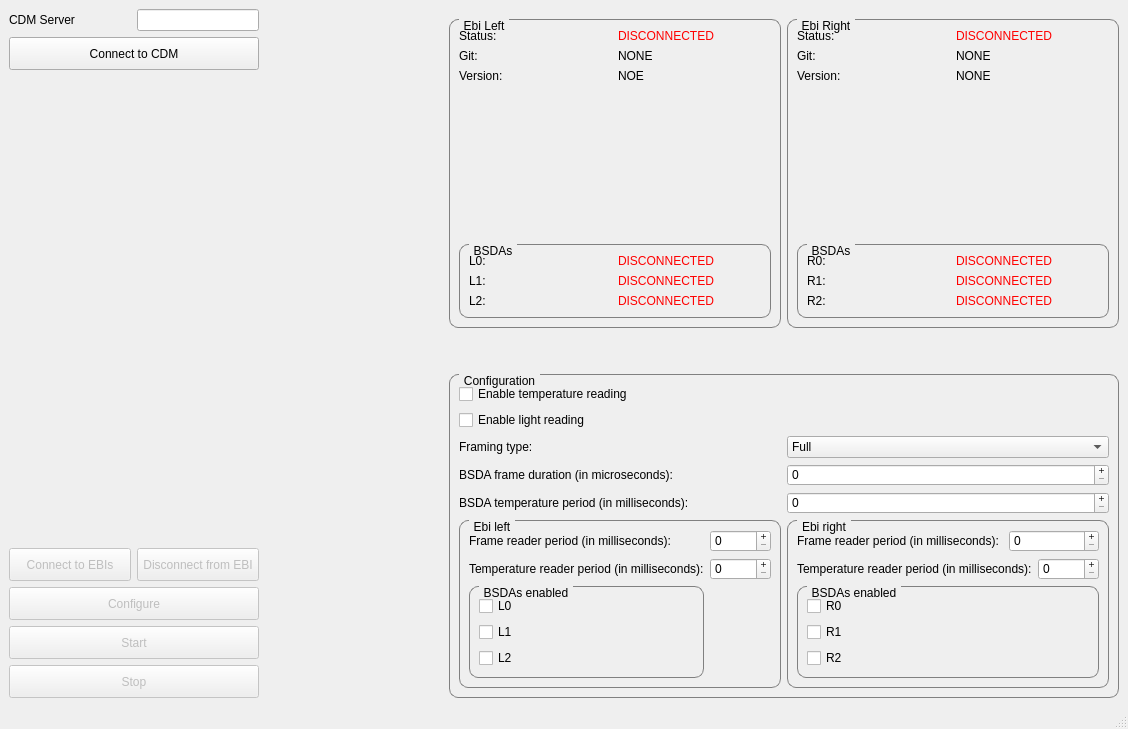
<?xml version="1.0" encoding="UTF-8"?>
<ui version="4.0">
 <class>MainWindow</class>
 <widget class="QMainWindow" name="MainWindow">
  <property name="geometry">
   <rect>
    <x>0</x>
    <y>0</y>
    <width>1128</width>
    <height>729</height>
   </rect>
  </property>
  <widget class="QWidget" name="Widget">
   <property name="windowTitle">
    <string>Widget</string>
   </property>
   <layout class="QGridLayout" name="gridLayout_2">
    <property name="sizeConstraint">
     <enum>QLayout::SizeConstraint::SetMaximumSize</enum>
    </property>
    <item row="0" column="2" rowspan="2">
     <layout class="QVBoxLayout" name="verticalLayout">
      <property name="sizeConstraint">
       <enum>QLayout::SizeConstraint::SetMaximumSize</enum>
      </property>
      <property name="leftMargin">
       <number>10</number>
      </property>
      <property name="topMargin">
       <number>10</number>
      </property>
      <item>
       <layout class="QHBoxLayout" name="horizontalLayout">
        <property name="sizeConstraint">
         <enum>QLayout::SizeConstraint::SetMaximumSize</enum>
        </property>
        <item>
         <widget class="QGroupBox" name="groupBox_2">
          <property name="styleSheet">
           <string notr="true">QGroupBox {
    border: 1px solid gray;
    border-radius: 9px;
    margin-top: 0.5em;
}

QGroupBox::title {
    subcontrol-origin: margin;
    left: 10px;
    padding: 0 3px 0 3px;
}</string>
          </property>
          <property name="title">
           <string>Ebi Left</string>
          </property>
          <layout class="QGridLayout" name="gridLayout_3">
           <item row="4" column="0" colspan="2">
            <widget class="QGroupBox" name="groupBox_3">
             <property name="title">
              <string>BSDAs</string>
             </property>
             <layout class="QGridLayout" name="gridLayout_5">
              <item row="0" column="0">
               <widget class="QLabel" name="label_6">
                <property name="text">
                 <string>L0:</string>
                </property>
               </widget>
              </item>
              <item row="1" column="0">
               <widget class="QLabel" name="label_8">
                <property name="text">
                 <string>L1:</string>
                </property>
               </widget>
              </item>
              <item row="0" column="1">
               <widget class="QLabel" name="bsdaL0Label">
                <property name="styleSheet">
                 <string notr="true">color: red;</string>
                </property>
                <property name="text">
                 <string>DISCONNECTED</string>
                </property>
               </widget>
              </item>
              <item row="1" column="1">
               <widget class="QLabel" name="bsdaL1Label">
                <property name="styleSheet">
                 <string notr="true">color: red;</string>
                </property>
                <property name="text">
                 <string>DISCONNECTED</string>
                </property>
               </widget>
              </item>
              <item row="2" column="0">
               <widget class="QLabel" name="label_10">
                <property name="text">
                 <string>L2:</string>
                </property>
               </widget>
              </item>
              <item row="2" column="1">
               <widget class="QLabel" name="bsdaL2Label">
                <property name="styleSheet">
                 <string notr="true">color: red;</string>
                </property>
                <property name="text">
                 <string>DISCONNECTED</string>
                </property>
               </widget>
              </item>
             </layout>
            </widget>
           </item>
           <item row="1" column="0">
            <widget class="QLabel" name="label_18">
             <property name="text">
              <string>Git:</string>
             </property>
            </widget>
           </item>
           <item row="2" column="0">
            <widget class="QLabel" name="label_20">
             <property name="text">
              <string>Version:</string>
             </property>
            </widget>
           </item>
           <item row="0" column="1">
            <widget class="QLabel" name="label_ebi_left_status">
             <property name="styleSheet">
              <string notr="true">color: red;</string>
             </property>
             <property name="text">
              <string>DISCONNECTED</string>
             </property>
            </widget>
           </item>
           <item row="2" column="1">
            <widget class="QLabel" name="label_ebi_left_version">
             <property name="text">
              <string>NOE</string>
             </property>
            </widget>
           </item>
           <item row="0" column="0">
            <widget class="QLabel" name="label_2">
             <property name="text">
              <string>Status:</string>
             </property>
            </widget>
           </item>
           <item row="1" column="1">
            <widget class="QLabel" name="label_ebi_left_git">
             <property name="text">
              <string>NONE</string>
             </property>
            </widget>
           </item>
           <item row="3" column="0" colspan="2">
            <spacer name="verticalSpacer_2">
             <property name="orientation">
              <enum>Qt::Orientation::Vertical</enum>
             </property>
             <property name="sizeType">
              <enum>QSizePolicy::Policy::MinimumExpanding</enum>
             </property>
             <property name="sizeHint" stdset="0">
              <size>
               <width>20</width>
               <height>40</height>
              </size>
             </property>
            </spacer>
           </item>
          </layout>
         </widget>
        </item>
        <item>
         <widget class="QGroupBox" name="groupBox">
          <property name="styleSheet">
           <string notr="true">QGroupBox {
    border: 1px solid gray;
    border-radius: 9px;
    margin-top: 0.5em;
}

QGroupBox::title {
    subcontrol-origin: margin;
    left: 10px;
    padding: 0 3px 0 3px;
}</string>
          </property>
          <property name="title">
           <string>Ebi Right</string>
          </property>
          <layout class="QGridLayout" name="gridLayout_4">
           <item row="1" column="0">
            <widget class="QLabel" name="label_22">
             <property name="text">
              <string>Git:</string>
             </property>
            </widget>
           </item>
           <item row="2" column="0">
            <widget class="QLabel" name="label_24">
             <property name="text">
              <string>Version:</string>
             </property>
            </widget>
           </item>
           <item row="0" column="0">
            <widget class="QLabel" name="label_3">
             <property name="text">
              <string>Status:</string>
             </property>
            </widget>
           </item>
           <item row="4" column="0" colspan="2">
            <widget class="QGroupBox" name="groupBox_4">
             <property name="title">
              <string>BSDAs</string>
             </property>
             <layout class="QGridLayout" name="gridLayout_6">
              <item row="0" column="0">
               <widget class="QLabel" name="label_13">
                <property name="text">
                 <string>R0:</string>
                </property>
               </widget>
              </item>
              <item row="0" column="1">
               <widget class="QLabel" name="bsdaR0Label">
                <property name="styleSheet">
                 <string notr="true">color: red;</string>
                </property>
                <property name="text">
                 <string>DISCONNECTED</string>
                </property>
               </widget>
              </item>
              <item row="1" column="0">
               <widget class="QLabel" name="label_15">
                <property name="text">
                 <string>R1:</string>
                </property>
               </widget>
              </item>
              <item row="1" column="1">
               <widget class="QLabel" name="bsdaR1Label">
                <property name="styleSheet">
                 <string notr="true">color: red;</string>
                </property>
                <property name="text">
                 <string>DISCONNECTED</string>
                </property>
               </widget>
              </item>
              <item row="2" column="0">
               <widget class="QLabel" name="label_17">
                <property name="text">
                 <string>R2:</string>
                </property>
               </widget>
              </item>
              <item row="2" column="1">
               <widget class="QLabel" name="bsdaR2Label">
                <property name="styleSheet">
                 <string notr="true">color: red;</string>
                </property>
                <property name="text">
                 <string>DISCONNECTED</string>
                </property>
               </widget>
              </item>
             </layout>
            </widget>
           </item>
           <item row="2" column="1">
            <widget class="QLabel" name="label_ebi_right_version">
             <property name="text">
              <string>NONE</string>
             </property>
            </widget>
           </item>
           <item row="0" column="1">
            <widget class="QLabel" name="label_ebi_right_status">
             <property name="styleSheet">
              <string notr="true">color: red;</string>
             </property>
             <property name="text">
              <string>DISCONNECTED</string>
             </property>
            </widget>
           </item>
           <item row="1" column="1">
            <widget class="QLabel" name="label_ebi_right_git">
             <property name="text">
              <string>NONE</string>
             </property>
            </widget>
           </item>
           <item row="3" column="0" colspan="2">
            <spacer name="verticalSpacer_3">
             <property name="orientation">
              <enum>Qt::Orientation::Vertical</enum>
             </property>
             <property name="sizeType">
              <enum>QSizePolicy::Policy::MinimumExpanding</enum>
             </property>
             <property name="sizeHint" stdset="0">
              <size>
               <width>20</width>
               <height>40</height>
              </size>
             </property>
            </spacer>
           </item>
          </layout>
         </widget>
        </item>
       </layout>
      </item>
      <item>
       <spacer name="verticalSpacer_4">
        <property name="orientation">
         <enum>Qt::Orientation::Vertical</enum>
        </property>
        <property name="sizeType">
         <enum>QSizePolicy::Policy::Maximum</enum>
        </property>
        <property name="sizeHint" stdset="0">
         <size>
          <width>20</width>
          <height>40</height>
         </size>
        </property>
       </spacer>
      </item>
      <item>
       <widget class="QGroupBox" name="groupBox_5">
        <property name="styleSheet">
         <string notr="true">QGroupBox {
    border: 1px solid gray;
    border-radius: 9px;
    margin-top: 0.5em;
}

QGroupBox::title {
    subcontrol-origin: margin;
    left: 10px;
    padding: 0 3px 0 3px;
}</string>
        </property>
        <property name="title">
         <string>Configuration</string>
        </property>
        <property name="flat">
         <bool>false</bool>
        </property>
        <layout class="QGridLayout" name="gridLayout_7">
         <property name="sizeConstraint">
          <enum>QLayout::SizeConstraint::SetMaximumSize</enum>
         </property>
         <item row="2" column="1">
          <widget class="QCheckBox" name="enableLightCheckBox">
           <property name="text">
            <string>Enable light reading</string>
           </property>
          </widget>
         </item>
         <item row="0" column="1">
          <widget class="QCheckBox" name="enableTemperatureCheckBox">
           <property name="text">
            <string>Enable temperature reading</string>
           </property>
          </widget>
         </item>
         <item row="3" column="1">
          <widget class="QLabel" name="label_26">
           <property name="sizePolicy">
            <sizepolicy hsizetype="Preferred" vsizetype="Preferred">
             <horstretch>0</horstretch>
             <verstretch>0</verstretch>
            </sizepolicy>
           </property>
           <property name="text">
            <string>Framing type:</string>
           </property>
          </widget>
         </item>
         <item row="5" column="2">
          <widget class="QSpinBox" name="temperaturePeriodMsSpinBox">
           <property name="alignment">
            <set>Qt::AlignmentFlag::AlignLeading|Qt::AlignmentFlag::AlignLeft|Qt::AlignmentFlag::AlignVCenter</set>
           </property>
           <property name="buttonSymbols">
            <enum>QAbstractSpinBox::ButtonSymbols::PlusMinus</enum>
           </property>
           <property name="maximum">
            <number>90000</number>
           </property>
           <property name="singleStep">
            <number>100</number>
           </property>
          </widget>
         </item>
         <item row="3" column="2">
          <widget class="QComboBox" name="framingTypeComboBox">
           <property name="sizePolicy">
            <sizepolicy hsizetype="Preferred" vsizetype="Fixed">
             <horstretch>0</horstretch>
             <verstretch>0</verstretch>
            </sizepolicy>
           </property>
           <item>
            <property name="text">
             <string extracomment="Framing type">Full </string>
            </property>
           </item>
           <item>
            <property name="text">
             <string>Sum</string>
            </property>
           </item>
           <item>
            <property name="text">
             <string>Sum squared</string>
            </property>
           </item>
           <item>
            <property name="text">
             <string>Histogram</string>
            </property>
           </item>
           <item>
            <property name="text">
             <string>Test</string>
            </property>
           </item>
          </widget>
         </item>
         <item row="7" column="1">
          <widget class="QGroupBox" name="groupBox_6">
           <property name="title">
            <string>Ebi left</string>
           </property>
           <layout class="QGridLayout" name="gridLayout_8">
            <item row="0" column="0">
             <widget class="QLabel" name="label_19">
              <property name="text">
               <string>Frame reader period (in milliseconds):</string>
              </property>
             </widget>
            </item>
            <item row="1" column="1">
             <widget class="QSpinBox" name="elTemperaturePeriodMsSpinBox">
              <property name="buttonSymbols">
               <enum>QAbstractSpinBox::ButtonSymbols::PlusMinus</enum>
              </property>
              <property name="maximum">
               <number>65535</number>
              </property>
              <property name="singleStep">
               <number>10</number>
              </property>
             </widget>
            </item>
            <item row="0" column="1">
             <widget class="QSpinBox" name="elFramePeriodMsSpinBox">
              <property name="sizePolicy">
               <sizepolicy hsizetype="Preferred" vsizetype="Fixed">
                <horstretch>0</horstretch>
                <verstretch>0</verstretch>
               </sizepolicy>
              </property>
              <property name="buttonSymbols">
               <enum>QAbstractSpinBox::ButtonSymbols::PlusMinus</enum>
              </property>
             </widget>
            </item>
            <item row="1" column="0">
             <widget class="QLabel" name="label_23">
              <property name="text">
               <string>Temperature reader period (in milliseconds):</string>
              </property>
             </widget>
            </item>
            <item row="2" column="0">
             <widget class="QGroupBox" name="groupBox_8">
              <property name="title">
               <string>BSDAs enabled</string>
              </property>
              <layout class="QVBoxLayout" name="verticalLayout_2">
               <item>
                <widget class="QCheckBox" name="bsdaL0checkBox">
                 <property name="text">
                  <string>L0</string>
                 </property>
                </widget>
               </item>
               <item>
                <widget class="QCheckBox" name="bsdaL1checkBox">
                 <property name="text">
                  <string>L1</string>
                 </property>
                </widget>
               </item>
               <item>
                <widget class="QCheckBox" name="bsdaL2checkBox">
                 <property name="text">
                  <string>L2</string>
                 </property>
                </widget>
               </item>
              </layout>
             </widget>
            </item>
           </layout>
          </widget>
         </item>
         <item row="4" column="1">
          <widget class="QLabel" name="label_4">
           <property name="text">
            <string>BSDA frame duration (in microseconds):</string>
           </property>
          </widget>
         </item>
         <item row="7" column="2">
          <widget class="QGroupBox" name="groupBox_7">
           <property name="title">
            <string>Ebi right</string>
           </property>
           <layout class="QGridLayout" name="gridLayout_9">
            <item row="0" column="0">
             <widget class="QLabel" name="label_21">
              <property name="text">
               <string>Frame reader period (in milliseconds): </string>
              </property>
             </widget>
            </item>
            <item row="0" column="1" colspan="2">
             <widget class="QSpinBox" name="erFramePeriodMsSpinBox">
              <property name="sizePolicy">
               <sizepolicy hsizetype="Preferred" vsizetype="Fixed">
                <horstretch>0</horstretch>
                <verstretch>0</verstretch>
               </sizepolicy>
              </property>
              <property name="buttonSymbols">
               <enum>QAbstractSpinBox::ButtonSymbols::PlusMinus</enum>
              </property>
             </widget>
            </item>
            <item row="1" column="0" colspan="2">
             <widget class="QLabel" name="label_25">
              <property name="text">
               <string>Temperature reader period (in milliseconds):</string>
              </property>
             </widget>
            </item>
            <item row="1" column="2">
             <widget class="QSpinBox" name="erTemperaturePeriodMsSpinBox">
              <property name="buttonSymbols">
               <enum>QAbstractSpinBox::ButtonSymbols::PlusMinus</enum>
              </property>
              <property name="maximum">
               <number>65535</number>
              </property>
              <property name="singleStep">
               <number>10</number>
              </property>
             </widget>
            </item>
            <item row="2" column="0" colspan="3">
             <widget class="QGroupBox" name="groupBox_9">
              <property name="title">
               <string>BSDAs enabled</string>
              </property>
              <layout class="QVBoxLayout" name="verticalLayout_3">
               <item>
                <widget class="QCheckBox" name="bsdaR0checkBox">
                 <property name="text">
                  <string>R0</string>
                 </property>
                </widget>
               </item>
               <item>
                <widget class="QCheckBox" name="bsdaR1checkBox">
                 <property name="text">
                  <string>R1</string>
                 </property>
                </widget>
               </item>
               <item>
                <widget class="QCheckBox" name="bsdaR2checkBox">
                 <property name="text">
                  <string>R2</string>
                 </property>
                </widget>
               </item>
              </layout>
             </widget>
            </item>
           </layout>
          </widget>
         </item>
         <item row="4" column="2">
          <widget class="QSpinBox" name="frameDurationUsSpinBox">
           <property name="buttonSymbols">
            <enum>QAbstractSpinBox::ButtonSymbols::PlusMinus</enum>
           </property>
           <property name="maximum">
            <number>1000</number>
           </property>
           <property name="singleStep">
            <number>10</number>
           </property>
          </widget>
         </item>
         <item row="5" column="1">
          <widget class="QLabel" name="label_5">
           <property name="text">
            <string>BSDA temperature period (in milliseconds):</string>
           </property>
          </widget>
         </item>
        </layout>
       </widget>
      </item>
     </layout>
    </item>
    <item row="0" column="1" rowspan="2">
     <spacer name="horizontalSpacer">
      <property name="orientation">
       <enum>Qt::Orientation::Horizontal</enum>
      </property>
      <property name="sizeType">
       <enum>QSizePolicy::Policy::MinimumExpanding</enum>
      </property>
      <property name="sizeHint" stdset="0">
       <size>
        <width>40</width>
        <height>20</height>
       </size>
      </property>
     </spacer>
    </item>
    <item row="0" column="0" rowspan="2">
     <layout class="QGridLayout" name="gridLayout">
      <property name="sizeConstraint">
       <enum>QLayout::SizeConstraint::SetFixedSize</enum>
      </property>
      <item row="2" column="0" colspan="2">
       <widget class="QPushButton" name="connectCdmButton">
        <property name="minimumSize">
         <size>
          <width>0</width>
          <height>33</height>
         </size>
        </property>
        <property name="text">
         <string>Connect to CDM</string>
        </property>
       </widget>
      </item>
      <item row="0" column="1">
       <widget class="QLineEdit" name="serverEdit"/>
      </item>
      <item row="8" column="0" colspan="2">
       <widget class="QPushButton" name="startButton">
        <property name="enabled">
         <bool>false</bool>
        </property>
        <property name="minimumSize">
         <size>
          <width>0</width>
          <height>33</height>
         </size>
        </property>
        <property name="text">
         <string>Start</string>
        </property>
       </widget>
      </item>
      <item row="9" column="0" colspan="2">
       <widget class="QPushButton" name="stopButton">
        <property name="enabled">
         <bool>false</bool>
        </property>
        <property name="minimumSize">
         <size>
          <width>0</width>
          <height>33</height>
         </size>
        </property>
        <property name="text">
         <string>Stop</string>
        </property>
       </widget>
      </item>
      <item row="3" column="0" colspan="2">
       <spacer name="verticalSpacer">
        <property name="orientation">
         <enum>Qt::Orientation::Vertical</enum>
        </property>
        <property name="sizeType">
         <enum>QSizePolicy::Policy::Ignored</enum>
        </property>
        <property name="sizeHint" stdset="0">
         <size>
          <width>20</width>
          <height>423</height>
         </size>
        </property>
       </spacer>
      </item>
      <item row="5" column="0" colspan="2">
       <widget class="QWidget" name="svgContainer" native="true">
        <property name="sizePolicy">
         <sizepolicy hsizetype="Preferred" vsizetype="Expanding">
          <horstretch>0</horstretch>
          <verstretch>0</verstretch>
         </sizepolicy>
        </property>
        <property name="minimumSize">
         <size>
          <width>250</width>
          <height>250</height>
         </size>
        </property>
        <property name="baseSize">
         <size>
          <width>100</width>
          <height>100</height>
         </size>
        </property>
        <layout class="QGridLayout" name="gridLayout_10">
         <property name="sizeConstraint">
          <enum>QLayout::SizeConstraint::SetDefaultConstraint</enum>
         </property>
        </layout>
       </widget>
      </item>
      <item row="7" column="0" colspan="2">
       <widget class="QPushButton" name="configureButton">
        <property name="enabled">
         <bool>false</bool>
        </property>
        <property name="minimumSize">
         <size>
          <width>0</width>
          <height>33</height>
         </size>
        </property>
        <property name="text">
         <string>Configure</string>
        </property>
       </widget>
      </item>
      <item row="0" column="0">
       <widget class="QLabel" name="label">
        <property name="text">
         <string>CDM Server</string>
        </property>
       </widget>
      </item>
      <item row="6" column="0">
       <widget class="QPushButton" name="connectEbiButton">
        <property name="enabled">
         <bool>false</bool>
        </property>
        <property name="sizePolicy">
         <sizepolicy hsizetype="MinimumExpanding" vsizetype="Fixed">
          <horstretch>0</horstretch>
          <verstretch>0</verstretch>
         </sizepolicy>
        </property>
        <property name="minimumSize">
         <size>
          <width>0</width>
          <height>33</height>
         </size>
        </property>
        <property name="text">
         <string>Connect to EBIs</string>
        </property>
       </widget>
      </item>
      <item row="6" column="1">
       <widget class="QPushButton" name="disconnectEbiButton">
        <property name="enabled">
         <bool>false</bool>
        </property>
        <property name="minimumSize">
         <size>
          <width>0</width>
          <height>33</height>
         </size>
        </property>
        <property name="text">
         <string>Disconnect from EBI</string>
        </property>
       </widget>
      </item>
     </layout>
    </item>
   </layout>
  </widget>
  <widget class="QStatusBar" name="statusBar"/>
 </widget>
 <resources/>
 <connections/>
</ui>
